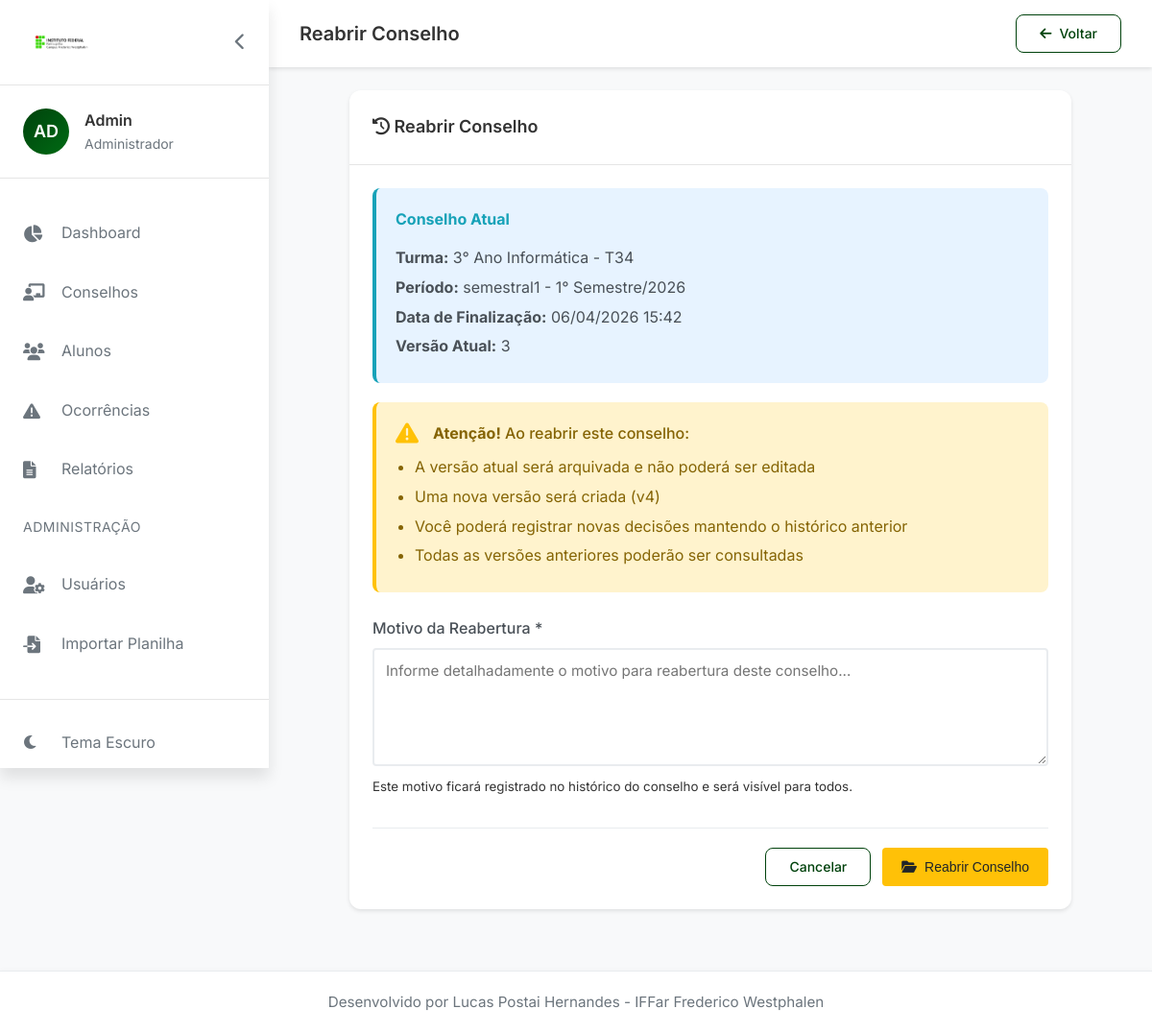
/conselhos/1/reabrir (signed in), run on the app's committed database.
### models.py (models this page shows, shortened)
class Usuario(UserMixin, db.Model):
    __tablename__ = 'usuarios'
    id = db.Column(db.Integer, primary_key=True)
    nome = db.Column(db.String(100), nullable=False)
    email = db.Column(db.String(100), unique=True, nullable=False)
    matricula = db.Column(db.String(20), unique=True, nullable=False)
    senha_hash = db.Column(db.String(200))
    role = db.Column(db.String(50), default='professor')
    setor_id = db.Column(db.Integer, db.ForeignKey('setores.id'))
    foto_perfil = db.Column(db.String(200))
    ativo = db.Column(db.Boolean, default=True)
    primeiro_acesso = db.Column(db.Boolean, default=True)
    ultimo_acesso = db.Column(db.DateTime)
    created_at = db.Column(db.DateTime, default=datetime.utcnow)
    setor = db.relationship('Setor', backref='usuarios')
    def is_admin(self):
        return self.role == 'admin'
    def pode_editar_conselho(self, conselho=None):
        if not self.ativo:
            return False
        if self.role == 'admin':
            return True
        if conselho and conselho.status != 'aberto':
            return False
        return self.pode_criar_conselho()

class Turma(db.Model):
    __tablename__ = 'turmas'
    id = db.Column(db.Integer, primary_key=True)
    nome = db.Column(db.String(50), nullable=False)
    curso = db.Column(db.String(100), nullable=False)
    ano = db.Column(db.Integer, nullable=False)
    turno = db.Column(db.String(20))
    created_at = db.Column(db.DateTime, default=datetime.utcnow)
    alunos = db.relationship('Aluno', back_populates='turma', lazy=True)
    conselhos = db.relationship('Conselho', back_populates='turma', lazy='dynamic')

class Conselho(db.Model):
    __tablename__ = 'conselhos'
    id = db.Column(db.Integer, primary_key=True)
    turma_id = db.Column(db.Integer, db.ForeignKey('turmas.id'))
    ano = db.Column(db.Integer)
    semestre = db.Column(db.Integer)
    tipo = db.Column(db.String(20))
    status = db.Column(db.String(20), default='aberto')
    versao_atual = db.Column(db.Integer, default=1)
    versao_original_id = db.Column(db.Integer, db.ForeignKey('conselho_versoes.id'), nullable=True)
    created_by = db.Column(db.Integer, db.ForeignKey('usuarios.id'))
    created_at = db.Column(db.DateTime, default=datetime.utcnow)
    data_inicio = db.Column(db.DateTime, default=datetime.utcnow)
    data_fim = db.Column(db.DateTime)
    consideracoes_iniciais = db.Column(db.Text)
    observacoes_gerais = db.Column(db.Text)
    ata = db.Column(db.Text)
    turma = db.relationship('Turma', back_populates='conselhos')
    criador = db.relationship('Usuario', backref='conselhos_criados')
    alunos = db.relationship('ConselhoAluno', back_populates='conselho', cascade='all, delete-orphan')
    historico_versoes = db.relationship(
        'ConselhoVersao',
        foreign_keys='ConselhoVersao.conselho_id',
        back_populates='conselho',
        lazy='dynamic'
    )
    versao_original = db.relationship(
        'ConselhoVersao',
        foreign_keys=[versao_original_id],
        back_populates='conselhos_originais'
    )

### app.py (the view, shortened to what this page needs)
@app.route('/conselhos/<int:id>/reabrir', methods=['GET', 'POST'])
@login_required
def reabrir_conselho(id):
    conselho = Conselho.query.get_or_404(id)
    if not current_user.pode_editar_conselho(conselho):
        flash('Você não tem permissão para reabrir este conselho!', 'danger')
        return redirect(url_for('ver_conselho', id=id))
    if conselho.status != 'finalizado':
        flash('Apenas conselhos finalizados podem ser reabertos!', 'warning')
        return redirect(url_for('ver_conselho', id=id))
    return render_template('conselhos/reabrir.html', conselho=conselho)

### app.py (called while the page is built)
@login_manager.user_loader
def load_user(user_id):
    return Usuario.query.get(int(user_id))

    def __call__(self, environ, start_response):
        path = environ.get('PATH_INFO', '')
        if path == '/':
            start_response('302 Found', [('Location', self.prefix + '/')])
            return []
        if path.startswith(self.prefix):
            environ['PATH_INFO'] = path[len(self.prefix):]
            if not environ['PATH_INFO']:
                environ['PATH_INFO'] = '/'
            environ['SCRIPT_NAME'] = self.prefix
        return self.app(environ, start_response)

### templates/conselhos/reabrir.html (shortened to what this page needs)
{% extends "base.html" %}
{% block page_title %}Reabrir Conselho{% endblock %}
{% block header_actions %}
<a href="{{ url_for('ver_conselho', id=conselho.id) }}" class="btn btn-outline">
    <i class="fas fa-arrow-left"></i> Voltar
</a>
{% endblock %}
{% block content %}
<div class="reabrir-container">
    <div class="card">
        <div class="card-header">
            <h3><i class="fas fa-history"></i> Reabrir Conselho</h3>
        </div>
        <div class="card-body">
            <div class="info-box">
                <h4>Conselho Atual</h4>
                <p><strong>Turma:</strong> {{ conselho.turma.nome }}</p>
                <p><strong>Período:</strong> {{ conselho.tipo }} - {{ conselho.semestre }}° Semestre/{{ conselho.ano }}</p>
                <p><strong>Data de Finalização:</strong> {{ conselho.data_fim.strftime('%d/%m/%Y %H:%M') }}</p>
                <p><strong>Versão Atual:</strong> {{ conselho.versao_atual }}</p>
            </div>
            <div class="warning-box">
                <i class="fas fa-exclamation-triangle"></i>
                <p><strong>Atenção!</strong> Ao reabrir este conselho:</p>
                <ul>
                    <li>A versão atual será arquivada e não poderá ser editada</li>
                    <li>Uma nova versão será criada (v{{ conselho.versao_atual + 1 }})</li>
                    <li>Você poderá registrar novas decisões mantendo o histórico anterior</li>
                    <li>Todas as versões anteriores poderão ser consultadas</li>
                </ul>
            </div>
            <form method="POST">
                <div class="form-group">
                    <label for="motivo">Motivo da Reabertura *</label>
                    <textarea name="motivo" id="motivo" class="form-control" rows="5" required
                              placeholder="Informe detalhadamente o motivo para reabertura deste conselho..."></textarea>
                    <small class="form-text text-muted">
                        Este motivo ficará registrado no histórico do conselho e será visível para todos.
                    </small>
                </div>
                <div class="form-actions">
                    <a href="{{ url_for('ver_conselho', id=conselho.id) }}" class="btn btn-outline">
                        Cancelar
                    </a>
                    <button type="submit" class="btn btn-warning">
                        <i class="fas fa-folder-open"></i> Reabrir Conselho
                    </button>
                </div>
            </form>
        </div>
    </div>
</div>
{% endblock %}

### templates/base.html (shortened to what this page needs)
<!DOCTYPE html>
<html lang="pt-BR" data-theme="light">
<head>
    <link rel="stylesheet" href="https://cdnjs.cloudflare.com/ajax/libs/font-awesome/6.4.0/css/all.min.css">
    <link rel="stylesheet" href="https://cdnjs.cloudflare.com/ajax/libs/font-awesome/6.0.0/css/all.min.css">
    <link rel="stylesheet" href="{{ url_for('static', filename='css/style.css') }}">
    <link rel="stylesheet" href="{{ url_for('static', filename='css/animations.css') }}">
</head>
<body class="{% if current_user.is_authenticated %}authenticated{% endif %}">
    {% if current_user.is_authenticated %}
    <div class="sidebar" id="sidebar">
        <div class="sidebar-header">
            <img src="{{ url_for('static', filename='images/logo-iffar.png') }}" alt="IFFar" class="logo">
            <button class="sidebar-toggle" id="sidebarToggle">
                <i class="fas fa-chevron-left"></i>
            </button>
        </div>
        <div class="user-info">
            <div class="user-avatar">
                {% if current_user.foto_perfil %}
                <img src="{{ url_for('static', filename=current_user.foto_perfil) }}" alt="{{ current_user.nome }}">
                {% else %}
                <div class="avatar-placeholder">
                    {{ current_user.nome[:2] | upper }}
                </div>
                {% endif %}
            </div>
            <div class="user-details">
                <span class="user-name">{{ current_user.nome }}</span>
                <span class="user-role">
                    {% if current_user.role == 'admin' %}Administrador
                    {% elif current_user.role == 'direcao' %}Direção
                    {% elif current_user.role == 'professor' %}Professor
                    {% else %}{{ current_user.role | title }}{% endif %}
                </span>
            </div>
        </div>
        <nav class="sidebar-nav">
            <ul>
                <li class="{% if request.endpoint == 'dashboard' %}active{% endif %}">
                    <a href="{{ url_for('dashboard') }}">
                        <i class="fas fa-chart-pie"></i>
                        <span>Dashboard</span>
                    </a>
                </li>
                <li class="{% if request.endpoint in ['listar_conselhos', 'novo_conselho', 'ver_conselho'] %}active{% endif %}">
                    <a href="{{ url_for('listar_conselhos') }}">
                        <i class="fas fa-chalkboard-teacher"></i>
                        <span>Conselhos</span>
                    </a>
                </li>
                <li class="{% if request.endpoint in ['listar_alunos', 'novo_aluno', 'ver_aluno'] %}active{% endif %}">
                    <a href="{{ url_for('listar_alunos') }}">
                        <i class="fas fa-users"></i>
                        <span>Alunos</span>
                    </a>
                </li>
                <li class="{% if request.endpoint in ['listar_ocorrencias', 'nova_ocorrencia', 'ver_ocorrencia'] %}active{% endif %}">
                    <a href="{{ url_for('listar_ocorrencias') }}">
                        <i class="fas fa-exclamation-triangle"></i>
                        <span>Ocorrências</span>
                    </a>
                </li>
                <li class="{% if request.endpoint == 'relatorios' %}active{% endif %}">
                    <a href="{{ url_for('relatorios') }}">
                        <i class="fas fa-file-alt"></i>
                        <span>Relatórios</span>
                    </a>
                </li>
                {% if current_user.is_admin() %}
                <li class="divider">Administração</li>
                <li class="{% if request.endpoint == 'admin_usuarios' %}active{% endif %}">
                    <a href="{{ url_for('admin_usuarios') }}">
                        <i class="fas fa-user-cog"></i>
                        <span>Usuários</span>
                    </a>
                </li>
                <li class="nav-item">
                    <a href="{{ url_for('importar_planilha') }}" class="nav-link">
                        <i class="fas fa-file-import"></i>
                        Importar Planilha
                    </a>
                </li>
                {% endif %}
            </ul>
        </nav>
        <div class="sidebar-footer">
            <a href="#" id="themeToggle">
                <i class="fas fa-moon"></i>
                <span>Tema Escuro</span>
            </a>
            <a href="{{ url_for('logout') }}">
            </a>
        </div>
    </div>
    <main class="main-content" id="mainContent">
        <header class="content-header">
            <h1>{% block page_title %}{% endblock %}</h1>
            <div class="header-actions">
                {% block header_actions %}{% endblock %}
            </div>
        </header>
        <div class="content-body">
            {% block content %}{% endblock %}
        </div>
    </main>
    {% else %}
    {% block public_content %}{% endblock %}
    {% endif %}
       {% if current_user.is_authenticated %}
            <footer class="app-footer">
                <div class="footer-content">
                    <p>Desenvolvido por Lucas Postai Hernandes - IFFar Frederico Westphalen</p>
                </div>
            </footer>
    {% endif %}
</body>
</html>

### templates/base.html (style rules this page uses)
.app-footer { background: white; border-top: 1px solid #e9ecef; padding: 20px 24px; margin-top: 40px; box-shadow: 0 -2px 4px rgba(0,0,0,0.02); text-align: center; width: 100%; }
.footer-content { max-width: 1200px; margin: 0 auto; color: #6c757d; font-size: 0.95rem; }
.footer-content p { margin: 0; padding: 0; }
html, body { height: 100%; margin: 0; }
body { display: flex; flex-direction: column; min-height: 100vh; }
.main-content { flex: 1 0 auto; }
.app-footer { flex-shrink: 0; }

### templates/conselhos/reabrir.html (style rules this page uses)
.reabrir-container { max-width: 800px; margin: 0 auto; padding: 24px; }
.info-box { background: #e7f3ff; border-left: 4px solid #17a2b8; padding: 20px; border-radius: var(--radius-md); margin-bottom: 20px; }
.info-box h4 { margin: 0 0 15px 0; color: #17a2b8; }
.info-box p { margin: 5px 0; color: #495057; }
.warning-box { background: #fff3cd; border-left: 4px solid #ffc107; padding: 20px; border-radius: var(--radius-md); margin-bottom: 25px; }
.warning-box i { color: #ffc107; font-size: 1.5rem; float: left; margin-right: 15px; }
.warning-box p { margin: 0 0 10px 0; color: #856404; font-weight: 500; }
.warning-box ul { margin: 10px 0 0 0; padding-left: 20px; color: #856404; }
.warning-box li { margin: 5px 0; }
.form-group { margin-bottom: 25px; }
.form-group label { display: block; margin-bottom: 8px; font-weight: 500; color: #495057; }
.form-control { width: 100%; padding: 12px; border: 2px solid #e9ecef; border-radius: var(--radius-sm); font-size: 0.95rem; font-family: inherit; resize: vertical; }
.form-actions { display: flex; justify-content: flex-end; gap: 12px; margin-top: 30px; padding-top: 20px; border-top: 1px solid #e9ecef; }
.btn-warning { background: #ffc107; color: #212529; border: none; padding: 10px 20px; border-radius: var(--radius-sm); cursor: pointer; transition: all 0.2s; }

### data on the page
Usuario: nome "AD", nome "Admin"
Turma: turma.nome "3° Ano Informática - T34"
Conselho: tipo "semestral1", semestre "1", ano "2026", data_fim "06/04/2026 15:42", versao_atual "3", conselho.versao_atual+1 "4"
